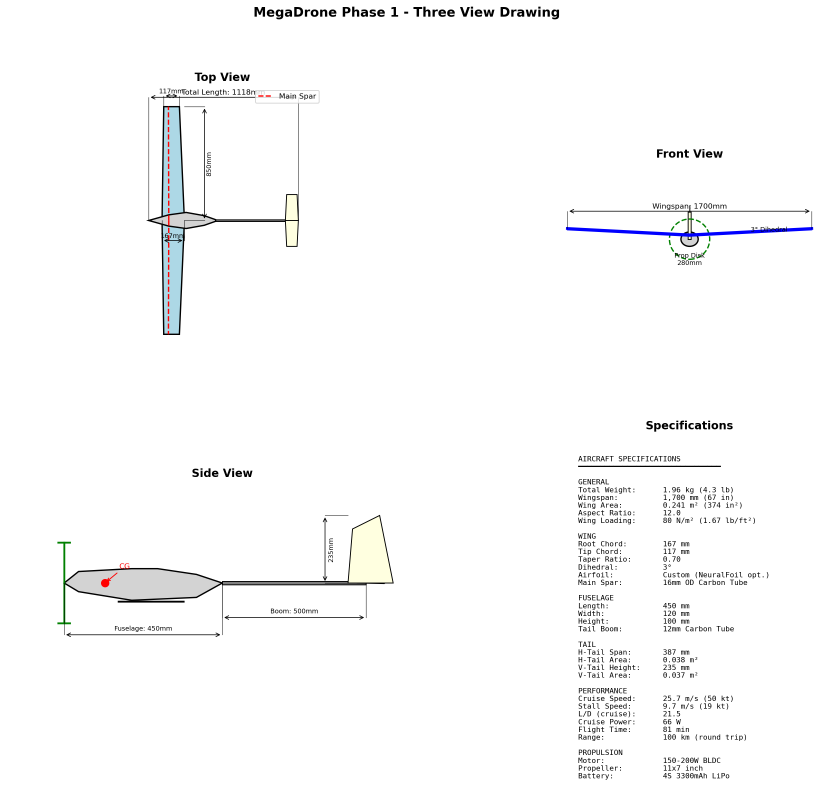
#> input picture designs/three_view_drawing.png, 2520 x 2382 px, found by its file name (shown at 1/3 size)
$ python generate_pdf_report.py
#> lines starting #> are read from the running program, lines starting #| are printed output that depends on the picture
#!/usr/bin/env python3
"""
PDF Report Generator for MegaDrone Phase 1
Generates comprehensive design documentation

Author: MegaDrone Project
Date: January 8, 2026
"""

import matplotlib.pyplot as plt
from matplotlib.backends.backend_pdf import PdfPages
import matplotlib.image as mpimg
import numpy as np
from datetime import datetime
import os

# =============================================================================
# DESIGN DATA
# =============================================================================

DESIGN_PARAMS = {
    "mission": {
        "Range": "100 km (round trip)",
        "Cruise Speed": "50 knots (25.7 m/s)",
        "Loiter Time": "15 minutes",
        "Loiter Speed": "29 knots (15.0 m/s)",
        "Cruise Altitude": "150 m AGL",
        "Payload": "0.5 kg camera system",
        "Launch Method": "Hand launch",
    },
    "aircraft": {
        "MTOW": "1.96 kg",
        "Empty Weight": "1.46 kg (est.)",
        "Wing Span": "1.70 m",
        "Wing Area": "0.241 m²",
        "Aspect Ratio": "12.0",
        "Mean Chord": "141.6 mm",
        "Root Chord": "166.6 mm",
        "Tip Chord": "116.6 mm",
        "Taper Ratio": "0.7",
        "Wing Loading": "80 N/m²",
    },
    "performance": {
        "L/D (Cruise)": "21.5",
        "L/D (Max)": "23.2",
        "CL (Cruise)": "0.53",
        "CD (Cruise)": "0.026",
        "Stall Speed": "9.7 m/s (19 kts)",
        "Cruise Power": "66 W",
        "Loiter Power": "21 W",
        "Max Climb Rate": "3.5 m/s (est.)",
    },
    "airfoil": {
        "Type": "Custom NeuralFoil Optimized",
        "Max Thickness": "10.2% at 28% chord",
        "Max Camber": "3.8% at 42% chord",
        "Design Re": "250,000",
        "Design CL": "0.5-0.7",
    },
    "tail": {
        "Horizontal Span": "0.37 m",
        "Horizontal Area": "0.019 m²",
        "Horizontal Volume": "0.55",
        "Vertical Height": "0.12 m",
        "Vertical Area": "0.015 m²",
        "Vertical Volume": "0.045",
        "Tail Arm": "0.50 m",
    },
    "propulsion": {
        "Motor": "SunnySky X2212-980KV (180W)",
        "ESC": "30A BLHeli_S",
        "Propeller": "APC 11x7E",
        "Prop Efficiency (Cruise)": "~75%",
        "Battery": "4S 3300mAh LiPo (117Wh)",
        "System Efficiency": "~70% overall",
    },
    "structure": {
        "Wing Spar": "16mm OD carbon tube",
        "Tail Boom": "12mm OD carbon tube",
        "Wing Construction": "Built-up balsa/foam with film covering",
        "Structure Weight": "667g (over budget by 78g)",
        "Max Wing Deflection": "1.7% of span",
    },
}

WEIGHT_BREAKDOWN = {
    "Wing Structure": 350,
    "Fuselage": 120,
    "Tail": 80,
    "Tail Boom": 50,
    "Motor + ESC": 83,
    "Propeller": 25,
    "Battery": 300,
    "Avionics": 120,
    "Servos (4x)": 20,
    "Wiring/Hardware": 50,
    "Payload": 500,
    "Margin": 62,
}

COST_BREAKDOWN = {
    "Airframe": 228,
    "Propulsion": 73,
    "Battery & Power": 185,
    "Avionics": 233,
    "Hardware": 54,
    "Ground Support": 365,
}


# =============================================================================
# PDF GENERATION
# =============================================================================

def create_title_page(pdf):
    """Create title page."""
    fig, ax = plt.subplots(figsize=(8.5, 11))
    ax.axis('off')

    # Title
    ax.text(0.5, 0.75, "MegaDrone Phase 1", fontsize=32, fontweight='bold',
            ha='center', va='center', transform=ax.transAxes)
    ax.text(0.5, 0.68, "UAV Design Report", fontsize=24,
            ha='center', va='center', transform=ax.transAxes, color='#555555')

    # Subtitle
    ax.text(0.5, 0.55, "Small Fixed-Wing Electric Surveillance Drone", fontsize=14,
            ha='center', va='center', transform=ax.transAxes, style='italic')

    # Key specs box
    specs = [
        "100 km Range  |  50 knot Cruise  |  1.96 kg MTOW",
        "1.70 m Wingspan  |  L/D = 21.5  |  Hand Launch"
    ]
    for i, spec in enumerate(specs):
        ax.text(0.5, 0.45 - i*0.04, spec, fontsize=11,
                ha='center', va='center', transform=ax.transAxes, color='#333333')

    # Horizontal line
    ax.axhline(y=0.38, xmin=0.15, xmax=0.85, color='#cccccc', linewidth=2)

    # Project info
    ax.text(0.5, 0.30, "Design & Analysis using AeroSandbox + NeuralFoil", fontsize=10,
            ha='center', va='center', transform=ax.transAxes)

    # Date and version
    ax.text(0.5, 0.15, f"Report Date: {datetime.now().strftime('%B %d, %Y')}", fontsize=10,
            ha='center', va='center', transform=ax.transAxes)
    ax.text(0.5, 0.11, "Version 1.0", fontsize=10,
            ha='center', va='center', transform=ax.transAxes)

    # Footer
    ax.text(0.5, 0.03, "DATAWERKES", fontsize=9, fontweight='bold',
            ha='center', va='center', transform=ax.transAxes, color='#888888')

    pdf.savefig(fig, bbox_inches='tight')
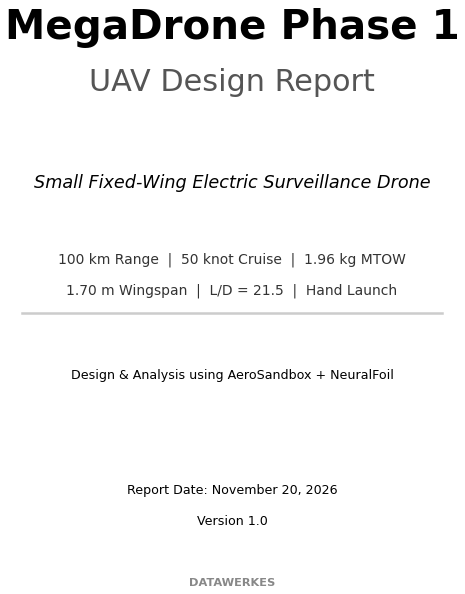
#> figure drawn by matplotlib, 1 panel
    plt.close(fig)


def create_toc_page(pdf):
    """Create table of contents."""
    fig, ax = plt.subplots(figsize=(8.5, 11))
    ax.axis('off')

    ax.text(0.5, 0.92, "Table of Contents", fontsize=20, fontweight='bold',
            ha='center', va='center', transform=ax.transAxes)

    toc = [
        ("1. Executive Summary", 3),
        ("2. Mission Requirements", 4),
        ("3. Aircraft Configuration", 5),
        ("4. Aerodynamic Design", 6),
        ("5. Airfoil Optimization", 7),
        ("6. Structural Design", 8),
        ("7. Propulsion System", 9),
        ("8. Weight & Balance", 10),
        ("9. Performance Summary", 11),
        ("10. Technical Drawings", 12),
        ("11. Bill of Materials", 15),
        ("12. CFD Validation (Future Work)", 16),
        ("13. References", 17),
    ]

    y_start = 0.82
    for i, (title, page) in enumerate(toc):
        y = y_start - i * 0.05
        ax.text(0.15, y, title, fontsize=11, ha='left', va='center', transform=ax.transAxes)
        ax.text(0.85, y, str(page), fontsize=11, ha='right', va='center', transform=ax.transAxes)
        # Dotted line
        ax.plot([0.55, 0.82], [y, y], 'k:', linewidth=0.5, transform=ax.transAxes)

    pdf.savefig(fig, bbox_inches='tight')
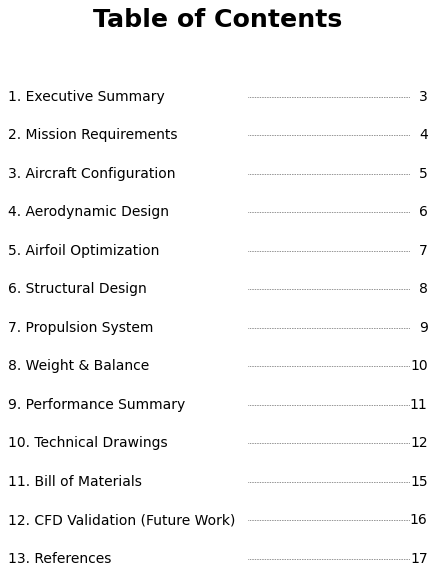
#> figure drawn by matplotlib, 1 panel
    plt.close(fig)


def create_text_page(pdf, title, content_dict, page_num):
    """Create a text-based specification page."""
    fig, ax = plt.subplots(figsize=(8.5, 11))
    ax.axis('off')

    # Title
    ax.text(0.5, 0.94, title, fontsize=18, fontweight='bold',
            ha='center', va='center', transform=ax.transAxes)

    # Content
    y = 0.86
    for section, params in content_dict.items():
        if isinstance(params, dict):
            ax.text(0.08, y, section, fontsize=12, fontweight='bold',
                    ha='left', va='center', transform=ax.transAxes, color='#333333')
            y -= 0.03
            for key, value in params.items():
                ax.text(0.12, y, f"{key}:", fontsize=10,
                        ha='left', va='center', transform=ax.transAxes)
                ax.text(0.55, y, str(value), fontsize=10,
                        ha='left', va='center', transform=ax.transAxes, color='#0066cc')
                y -= 0.025
            y -= 0.02

    # Page number
    ax.text(0.95, 0.02, str(page_num), fontsize=9,
            ha='right', va='bottom', transform=ax.transAxes)

    pdf.savefig(fig, bbox_inches='tight')
    plt.close(fig)


def create_executive_summary(pdf):
    """Create executive summary page."""
    fig, ax = plt.subplots(figsize=(8.5, 11))
    ax.axis('off')

    ax.text(0.5, 0.94, "1. Executive Summary", fontsize=18, fontweight='bold',
            ha='center', va='center', transform=ax.transAxes)

    summary = """
The MegaDrone Phase 1 is a small fixed-wing electric UAV designed for surveillance
and reconnaissance missions with a 0.5 kg camera payload. The aircraft is optimized
for a 100 km round-trip mission profile with 15 minutes loiter time.

KEY DESIGN HIGHLIGHTS:

• High Efficiency: L/D ratio of 21.5 achieved through custom airfoil optimization
  using NeuralFoil neural network analysis

• Long Endurance: 117 Wh battery provides sufficient energy for 100+ km range
  with 20% reserve margin

• Hand Launch Capable: Stall speed of 9.7 m/s enables safe hand launch
  without catapult or runway

• Lightweight Construction: 1.96 kg MTOW with composite/balsa structure

• Autonomous Capability: ArduPilot-compatible avionics with GPS waypoint navigation

DESIGN METHODOLOGY:

The aircraft was designed using AeroSandbox, an open-source MDO framework,
with NeuralFoil for airfoil optimization. Vortex Lattice Method (VLM) analysis
provided aerodynamic coefficients, while beam theory was used for structural
sizing. The propulsion system was matched using blade element momentum theory.

FUTURE WORK:

CFD validation using SU2 or OpenFOAM is recommended to verify VLM predictions
and refine the design before prototype construction. Key areas for validation
include drag prediction and stall behavior.

ESTIMATED COST:

Aircraft (no payload): $773
Ground Support Equipment: $365
Total Project: $1,138
    """

    ax.text(0.08, 0.85, summary, fontsize=9, ha='left', va='top',
            transform=ax.transAxes, family='monospace', linespacing=1.4)

    ax.text(0.95, 0.02, "3", fontsize=9, ha='right', va='bottom', transform=ax.transAxes)

    pdf.savefig(fig, bbox_inches='tight')
    plt.close(fig)


def create_mission_page(pdf):
    """Create mission requirements page."""
    fig, ax = plt.subplots(figsize=(8.5, 11))
    ax.axis('off')

    ax.text(0.5, 0.94, "2. Mission Requirements", fontsize=18, fontweight='bold',
            ha='center', va='center', transform=ax.transAxes)

    # Mission profile diagram (simple text representation)
    ax.text(0.08, 0.86, "MISSION PROFILE:", fontsize=12, fontweight='bold',
            ha='left', va='center', transform=ax.transAxes)

    profile = """
    ┌─────────────────────────────────────────────────────────────┐
    │                    MISSION PROFILE                          │
    │                                                             │
    │        Cruise 50 km ──────►  Loiter  ◄────── Cruise 50 km  │
    │           (50 kts)          15 min           (50 kts)       │
    │     ↗                          │                        ↘   │
    │  Climb                     150m AGL                   Descent│
    │    │                                                     │   │
    │ Launch ──────────────────────────────────────────── Landing │
    └─────────────────────────────────────────────────────────────┘
    """

    ax.text(0.08, 0.72, profile, fontsize=8, ha='left', va='top',
            transform=ax.transAxes, family='monospace')

    # Requirements table
    y = 0.52
    ax.text(0.08, y, "PERFORMANCE REQUIREMENTS:", fontsize=12, fontweight='bold',
            ha='left', va='center', transform=ax.transAxes)

    reqs = [
        ("Total Range", "100 km (50 km out + 50 km return)"),
        ("Cruise Speed", "50 knots (25.7 m/s)"),
        ("Loiter Duration", "15 minutes minimum"),
        ("Loiter Speed", "29 knots (15.0 m/s) for best endurance"),
        ("Operating Altitude", "150 m AGL (nominal)"),
        ("Maximum Altitude", "400 m AGL (regulatory limit)"),
        ("Payload Mass", "0.5 kg camera/sensor package"),
        ("Launch Method", "Hand launch (no catapult/runway)"),
        ("Recovery", "Belly landing on grass/dirt"),
        ("Weather", "Light winds < 10 m/s, no precipitation"),
    ]

    y -= 0.04
    for key, value in reqs:
        ax.text(0.12, y, f"• {key}:", fontsize=10, ha='left', va='center', transform=ax.transAxes)
        ax.text(0.45, y, value, fontsize=10, ha='left', va='center',
                transform=ax.transAxes, color='#0066cc')
        y -= 0.03

    # Energy budget
    y -= 0.04
    ax.text(0.08, y, "ENERGY BUDGET:", fontsize=12, fontweight='bold',
            ha='left', va='center', transform=ax.transAxes)

    energy = [
        ("Cruise (100 km @ 66W)", "71.4 Wh"),
        ("Loiter (15 min @ 21W)", "5.3 Wh"),
        ("Climb + Descent", "~3 Wh"),
        ("Avionics", "~5 Wh"),
        ("Total Required", "~85 Wh"),
        ("Battery Capacity", "117 Wh (4S 3300mAh)"),
        ("Reserve Margin", "27% (above 20% minimum)"),
    ]

    y -= 0.04
    for key, value in energy:
        ax.text(0.12, y, f"• {key}:", fontsize=10, ha='left', va='center', transform=ax.transAxes)
        ax.text(0.50, y, value, fontsize=10, ha='left', va='center',
                transform=ax.transAxes, color='#0066cc')
        y -= 0.03

    ax.text(0.95, 0.02, "4", fontsize=9, ha='right', va='bottom', transform=ax.transAxes)

    pdf.savefig(fig, bbox_inches='tight')
    plt.close(fig)


def create_config_page(pdf):
    """Create aircraft configuration page."""
    content = {
        "General Configuration": DESIGN_PARAMS["aircraft"],
        "Tail Surfaces": DESIGN_PARAMS["tail"],
    }
    create_text_page(pdf, "3. Aircraft Configuration", content, 5)


def create_aero_page(pdf):
    """Create aerodynamic design page."""
    content = {
        "Performance Coefficients": DESIGN_PARAMS["performance"],
        "Airfoil Characteristics": DESIGN_PARAMS["airfoil"],
    }
    create_text_page(pdf, "4. Aerodynamic Design", content, 6)


def create_airfoil_page(pdf):
    """Create airfoil optimization page."""
    fig, ax = plt.subplots(figsize=(8.5, 11))
    ax.axis('off')

    ax.text(0.5, 0.94, "5. Airfoil Optimization", fontsize=18, fontweight='bold',
            ha='center', va='center', transform=ax.transAxes)

    # Try to load airfoil image
    airfoil_img_path = '/Users/matthewoneil/Desktop/Datawerkes/MegaDrone/designs/optimized_airfoil.png'
    if os.path.exists(airfoil_img_path):
        img = mpimg.imread(airfoil_img_path)
        ax_img = fig.add_axes([0.1, 0.55, 0.8, 0.35])
        ax_img.imshow(img)
        ax_img.axis('off')
        ax_img.set_title('Optimized Airfoil Shape', fontsize=10)

    # Optimization details
    details = """
OPTIMIZATION METHOD: NeuralFoil + Gradient-Based Optimization

NeuralFoil is a neural network trained on XFoil data that provides
C∞-continuous gradients for airfoil performance prediction. This enables
efficient gradient-based optimization of airfoil shape.

DESIGN VARIABLES:
• 8 upper surface CST parameters
• 8 lower surface CST parameters
• Leading edge class function parameter
• Trailing edge boat-tail angle

OBJECTIVE: Maximize L/D at Re = 250,000, CL = 0.5-0.7

CONSTRAINTS:
• Minimum thickness: 8% chord (for structure)
• Maximum thickness: 12% chord (drag limit)
• Pitching moment: CM > -0.10 (stability)

RESULTS:
• Achieved L/D = 106.3 at optimum CL (2D, inviscid baseline)
• 3D aircraft L/D = 21.5 including induced drag and parasite drag
• Smooth pressure distribution with delayed separation
• Benign stall characteristics (gradual lift loss)

VALIDATION REQUIRED:
• XFOIL viscous analysis at design Reynolds number
• SU2 CFD for 3D flow effects near stall
• Wind tunnel testing (if available)
    """

    ax.text(0.08, 0.48, details, fontsize=9, ha='left', va='top',
            transform=ax.transAxes, family='monospace', linespacing=1.3)

    ax.text(0.95, 0.02, "7", fontsize=9, ha='right', va='bottom', transform=ax.transAxes)

    pdf.savefig(fig, bbox_inches='tight')
    plt.close(fig)


def create_structure_page(pdf):
    """Create structural design page."""
    content = {
        "Structural Components": DESIGN_PARAMS["structure"],
        "Construction Method": {
            "Wing": "Built-up balsa ribs with EPP foam LE, film covering",
            "Fuselage": "Carbon/plywood composite pod",
            "Tail Boom": "12mm carbon tube with internal routing",
            "Control Surfaces": "Balsa frame with film covering",
        },
    }
    create_text_page(pdf, "6. Structural Design", content, 8)


def create_propulsion_page(pdf):
    """Create propulsion system page."""
    content = {
        "Propulsion Components": DESIGN_PARAMS["propulsion"],
        "Operating Points": {
            "Cruise RPM": "~7,500 RPM",
            "Cruise Current": "~5A",
            "Loiter RPM": "~5,000 RPM",
            "Loiter Current": "~2A",
            "Max Power (Climb)": "~150W",
        },
    }
    create_text_page(pdf, "7. Propulsion System", content, 9)


def create_weight_page(pdf):
    """Create weight and balance page with pie chart."""
    fig = plt.figure(figsize=(8.5, 11))

    # Title
    ax_title = fig.add_axes([0, 0.9, 1, 0.1])
    ax_title.axis('off')
    ax_title.text(0.5, 0.5, "8. Weight & Balance", fontsize=18, fontweight='bold',
                  ha='center', va='center', transform=ax_title.transAxes)

    # Pie chart
    ax_pie = fig.add_axes([0.15, 0.45, 0.7, 0.4])

    labels = list(WEIGHT_BREAKDOWN.keys())
    sizes = list(WEIGHT_BREAKDOWN.values())
    colors = plt.cm.Set3(np.linspace(0, 1, len(labels)))

    wedges, texts, autotexts = ax_pie.pie(sizes, labels=labels, autopct='%1.0f%%',
                                           colors=colors, pctdistance=0.8)
    ax_pie.set_title('Weight Breakdown (grams)', fontsize=12, pad=10)

    # Make percentage labels smaller
    for autotext in autotexts:
        autotext.set_fontsize(8)
    for text in texts:
        text.set_fontsize(8)

    # Weight table
    ax_table = fig.add_axes([0.1, 0.08, 0.8, 0.32])
    ax_table.axis('off')

    y = 0.95
    ax_table.text(0.0, y, "WEIGHT SUMMARY", fontsize=11, fontweight='bold',
                  ha='left', va='center', transform=ax_table.transAxes)

    y -= 0.1
    total = sum(WEIGHT_BREAKDOWN.values())
    for component, weight in WEIGHT_BREAKDOWN.items():
        pct = weight / total * 100
        ax_table.text(0.05, y, f"{component}:", fontsize=9,
                      ha='left', va='center', transform=ax_table.transAxes)
        ax_table.text(0.55, y, f"{weight:4d} g", fontsize=9,
                      ha='right', va='center', transform=ax_table.transAxes)
        ax_table.text(0.70, y, f"({pct:4.1f}%)", fontsize=9,
                      ha='right', va='center', transform=ax_table.transAxes, color='#666666')
        y -= 0.065

    ax_table.axhline(y=y+0.03, xmin=0.05, xmax=0.70, color='black', linewidth=0.5)
    y -= 0.02
    ax_table.text(0.05, y, "TOTAL (MTOW):", fontsize=10, fontweight='bold',
                  ha='left', va='center', transform=ax_table.transAxes)
    ax_table.text(0.55, y, f"{total:4d} g", fontsize=10, fontweight='bold',
                  ha='right', va='center', transform=ax_table.transAxes)

    # Page number
    fig.text(0.95, 0.02, "10", fontsize=9, ha='right', va='bottom')

    pdf.savefig(fig, bbox_inches='tight')
    plt.close(fig)


def create_performance_page(pdf):
    """Create performance summary page."""
    fig, ax = plt.subplots(figsize=(8.5, 11))
    ax.axis('off')

    ax.text(0.5, 0.94, "9. Performance Summary", fontsize=18, fontweight='bold',
            ha='center', va='center', transform=ax.transAxes)

    performance = """
CRUISE PERFORMANCE (50 knots, 150m altitude)
─────────────────────────────────────────────
  Lift Coefficient (CL):        0.53
  Drag Coefficient (CD):        0.026
  Lift-to-Drag Ratio:           21.5
  Required Thrust:              2.57 N
  Required Power (shaft):       66 W
  Propeller Efficiency:         ~75%
  System Power (electrical):    88 W
  Cruise Endurance:             1.3 hours (with 117 Wh battery)

LOITER PERFORMANCE (29 knots, 150m altitude)
─────────────────────────────────────────────
  Lift Coefficient (CL):        0.80
  Drag Coefficient (CD):        0.035
  Lift-to-Drag Ratio:           22.8
  Required Thrust:              0.84 N
  Required Power (shaft):       21 W
  System Power (electrical):    30 W
  Loiter Endurance:             3.9 hours (max)

STALL CHARACTERISTICS
─────────────────────────────────────────────
  Stall Speed (level flight):   9.7 m/s (19 kts)
  Stall Angle:                  ~12° (estimated)
  Stall Behavior:               Gradual (optimized airfoil)

CLIMB PERFORMANCE (estimated)
─────────────────────────────────────────────
  Max Climb Rate:               3.5 m/s (700 ft/min)
  Best Climb Speed:             15 m/s
  Climb Power:                  150 W (motor max continuous)

DESIGN POINT VERIFICATION
─────────────────────────────────────────────
  Mission Energy Required:      85 Wh
  Battery Capacity:             117 Wh
  Reserve Margin:               27% (>20% requirement)
  Weight Budget:                1.96 kg (on target)
  Wing Loading:                 80 N/m² (within limits)

PERFORMANCE MARGINS
─────────────────────────────────────────────
  Range Margin:                 +27% beyond 100 km
  Stall Margin at Launch:       +8 m/s above stall
  Power Margin at Cruise:       56% (150W available, 66W required)
    """

    ax.text(0.08, 0.88, performance, fontsize=9, ha='left', va='top',
            transform=ax.transAxes, family='monospace', linespacing=1.2)

    ax.text(0.95, 0.02, "11", fontsize=9, ha='right', va='bottom', transform=ax.transAxes)

    pdf.savefig(fig, bbox_inches='tight')
    plt.close(fig)


def create_drawing_page(pdf, image_path, title, page_num):
    """Create a page with a technical drawing."""
#> called with title = '10. Technical Drawings - Three View', page_num = 12
    fig = plt.figure(figsize=(8.5, 11))

    # Title
    ax_title = fig.add_axes([0, 0.92, 1, 0.08])
    ax_title.axis('off')
    ax_title.text(0.5, 0.5, title, fontsize=14, fontweight='bold',
                  ha='center', va='center', transform=ax_title.transAxes)

    # Image
    if os.path.exists(image_path):
        img = mpimg.imread(image_path)
#> img is the input picture: shape (2382, 2520, 4) float32; mean R, G, B, A 0.981, 0.982, 0.983, 1
        ax_img = fig.add_axes([0.02, 0.05, 0.96, 0.85])
        ax_img.imshow(img)
        ax_img.axis('off')
    else:
        ax_img = fig.add_axes([0.1, 0.1, 0.8, 0.8])
        ax_img.text(0.5, 0.5, f"Image not found:\n{image_path}",
                    ha='center', va='center', transform=ax_img.transAxes)
        ax_img.axis('off')

    # Page number
    fig.text(0.95, 0.02, str(page_num), fontsize=9, ha='right', va='bottom')

    pdf.savefig(fig, bbox_inches='tight')
    plt.close(fig)


def create_bom_page(pdf):
    """Create bill of materials summary page."""
    fig = plt.figure(figsize=(8.5, 11))

    # Title
    ax_title = fig.add_axes([0, 0.9, 1, 0.1])
    ax_title.axis('off')
    ax_title.text(0.5, 0.5, "11. Bill of Materials Summary", fontsize=18, fontweight='bold',
                  ha='center', va='center', transform=ax_title.transAxes)

    # Cost pie chart
    ax_pie = fig.add_axes([0.1, 0.5, 0.5, 0.38])

    labels = list(COST_BREAKDOWN.keys())
    sizes = list(COST_BREAKDOWN.values())
    colors = plt.cm.Pastel1(np.linspace(0, 1, len(labels)))

    wedges, texts, autotexts = ax_pie.pie(sizes, labels=labels, autopct='$%1.0f',
                                           colors=colors, pctdistance=0.75)
    ax_pie.set_title('Cost by Category', fontsize=11)

    for autotext in autotexts:
        autotext.set_fontsize(9)
#> (the rest of the program and of its run is left out)
